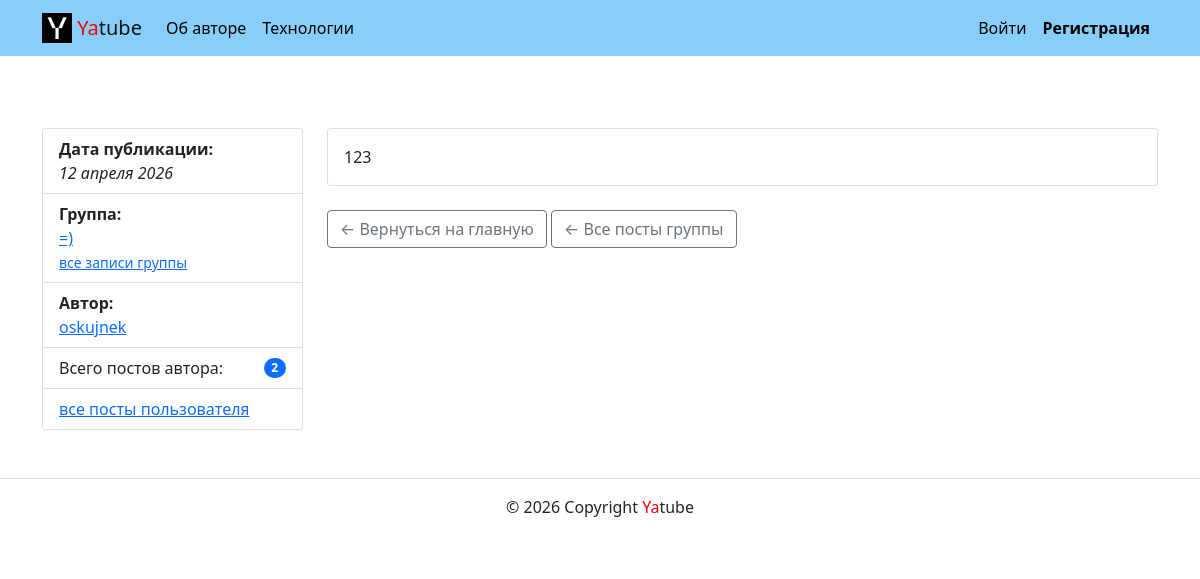
The page /posts/40/ on the database its author committed.
### posts/models.py (models this page shows, shortened)
class Post(models.Model):
    text = models.TextField()
    pub_date = models.DateTimeField(auto_now_add=True)
    author = models.ForeignKey(
        User,
        on_delete=models.CASCADE,
        related_name='posts'
    )
    group = models.ForeignKey(
        'Group',
        on_delete=models.CASCADE,
        blank=True,  # Может быть пустым в формах
        null=True,   # Может быть NULL в базе данных
        related_name='posts'  # Позволит из группы получать все посты группы
    )

class Group(models.Model):
    title = models.CharField(max_length=200)  # Название группы
    slug = models.SlugField(unique=True)      # Уникальный адрес для URL
    description = models.TextField()           # Описание группы

### posts/views.py (the view)
# urls.py: path('posts/<int:post_id>/', views.post_detail, name='post_detail'),
def post_detail(request, post_id):
    post = get_object_or_404(Post, id=post_id)
    post_count = Post.objects.filter(author=post.author).count()
    context = {
        'post': post,
        'post_count': post_count,
    }
    return render(request, 'posts/post_detail.html', context)

### core/context_processors/year.py (called while the page is built)
def year(request):
    return {
        'year': datetime.now().year
    }

### templates/posts/post_detail.html (shortened to what this page needs)
{% extends "base.html" %}
{% load static %}
{% block content %}
<div class="row mt-4">
  <aside class="col-12 col-md-3">
    <div class="card">
      <ul class="list-group list-group-flush">
        <li class="list-group-item">
          <strong>Дата публикации:</strong>
          <br><em>{{ post.pub_date|date:"d E Y" }}</em>
        </li>
        {% if post.group %}
          <li class="list-group-item">
            <strong>Группа:</strong>
            <br><a href="{% url 'posts:group_list' post.group.slug %}">{{ post.group.title }}</a>
            <br><small><a href="{% url 'posts:group_list' post.group.slug %}">все записи группы</a></small>
          </li>
        {% endif %}
        <li class="list-group-item">
          <strong>Автор:</strong>
          <br><a href="{% url 'posts:profile' post.author.username %}">{{ post.author.username }}</a>
        </li>
        <li class="list-group-item d-flex justify-content-between align-items-center">
          <span>Всего постов автора:</span>
          <span class="badge bg-primary rounded-pill">{{ post_count }}</span>
        </li>
        <li class="list-group-item">
          <a href="{% url 'posts:profile' post.author.username %}">все посты пользователя</a>
        </li>
      </ul>
    </div>
  </aside>
  <article class="col-12 col-md-9">
    <div class="card">
      <div class="card-body">
        <p class="card-text">{{ post.text }}</p>
      </div>
    </div>
    <div class="mt-4">
      <a href="{% url 'posts:index' %}" class="btn btn-outline-secondary">← Вернуться на главную</a>
      {% if post.group %}
        <a href="{% url 'posts:group_list' post.group.slug %}" class="btn btn-outline-secondary">← Все посты группы</a>
      {% endif %}
    </div>
  </article>
</div>
{% endblock %}

### rows shown on the page
Post: pub_date "12 апреля 2026", group "=)", author.username "oskujnek", text "123"

### other values the page prints
{{ post_count }} "2"
